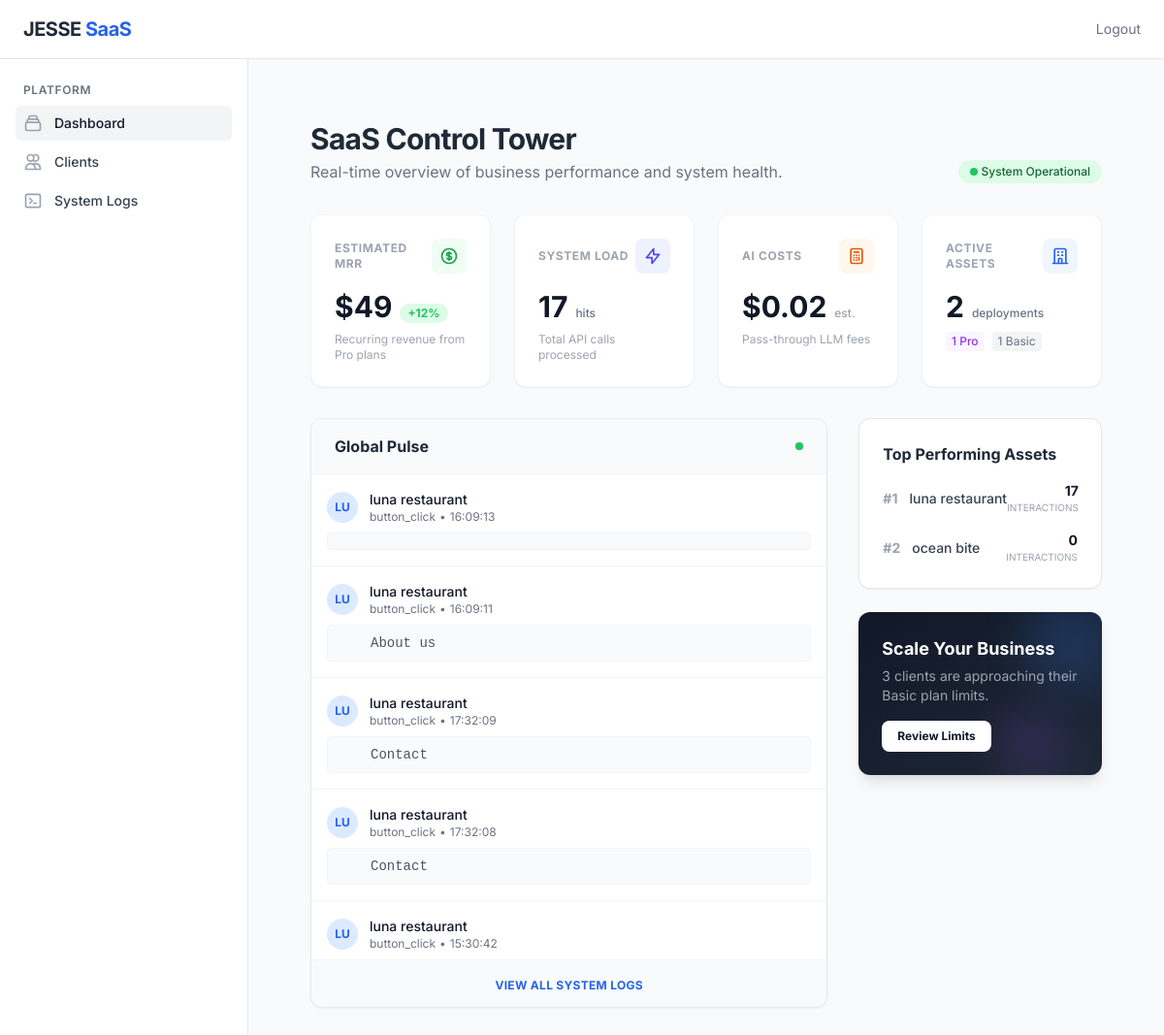
Screenshot of /admin/dashboard (signed in) with the database file from the repository.
### app/models.py (models this page shows, shortened)
class InteractionLog(db.Model):
    __tablename__ = 'interaction_logs'
    id = db.Column(db.Integer, primary_key=True)
    client_id = db.Column(db.Integer, db.ForeignKey('clients.id'), nullable=False)
    interaction_type = db.Column(db.String(50), nullable=False)
    user_query = db.Column(db.Text, nullable=True)
    timestamp = db.Column(db.DateTime, default=datetime.utcnow)

class Client(db.Model):
    __tablename__ = 'clients'
    id = db.Column(db.Integer, primary_key=True)
    public_id = db.Column(db.String(36), unique=True, nullable=False, default=lambda: str(uuid.uuid4()))
    restaurant_name = db.Column(db.String(100), nullable=False)
    plan_type = db.Column(db.String(20), default='basic')
    status = db.Column(db.String(20), default='active')
    theme_color = db.Column(db.String(7), default='#000000')
    created_at = db.Column(db.DateTime, default=datetime.utcnow)
    billing_note = db.Column(db.Text, nullable=True)
    slug = db.Column(db.String(100), unique=True, nullable=True)
    renewal_date = db.Column(db.Date, nullable=True) # Kept for backward compatibility or simple view
    subscription_start = db.Column(db.Date, nullable=True)
    subscription_end = db.Column(db.Date, nullable=True)
    is_maintenance_mode = db.Column(db.Boolean, default=False)
    allowed_domains = db.Column(db.Text, nullable=True) # JSON or comma-separated
    operating_hours = db.Column(db.Text, nullable=True) # JSON structure
    timezone = db.Column(db.String(50), default='UTC')
    privacy_policy_url = db.Column(db.String(255), nullable=True)
    language = db.Column(db.String(50), default='English (US)')
    currency_code = db.Column(db.String(10), default='USD')
    currency_symbol = db.Column(db.String(5), default='$')
    owner_phone = db.Column(db.String(20), nullable=True) # Admin Internal
    owner_email = db.Column(db.String(100), nullable=True) # Admin Internal
    public_phone = db.Column(db.String(20), nullable=True) # Public Reservation
    public_email = db.Column(db.String(100), nullable=True) # Public Enquiry
    address = db.Column(db.Text, nullable=True)
    parking_info = db.Column(db.Text, nullable=True)
    direction_note = db.Column(db.Text, nullable=True)
    maps_url = db.Column(db.String(255), nullable=True)
    delivery_url = db.Column(db.String(255), nullable=True) # Deprecated by delivery_partners
    delivery_partners = db.Column(db.Text, nullable=True) # JSON structure: [{platform, url}]
    instagram_url = db.Column(db.String(255), nullable=True)
    tiktok_url = db.Column(db.String(255), nullable=True)
    youtube_url = db.Column(db.String(255), nullable=True)
    whatsapp_url = db.Column(db.String(255), nullable=True)
    website_url = db.Column(db.String(255), nullable=True)
    font_style = db.Column(db.String(50), default='Modern Sans') # New Field
    widget_position = db.Column(db.String(20), default='right') # right/left
    is_white_labeled = db.Column(db.Boolean, default=False)
    price_includes_tax = db.Column(db.Boolean, default=True)
    payment_method = db.Column(db.String(50), nullable=True) # Admin record
    wifi_ssid = db.Column(db.String(100), nullable=True)
    wifi_password = db.Column(db.String(100), nullable=True)
    review_url = db.Column(db.String(255), nullable=True)
    booking_url = db.Column(db.String(255), nullable=True)
    knowledge_base = db.relationship('KnowledgeBase', backref='client', uselist=False, cascade="all, delete-orphan")
    menu_items = db.relationship('MenuItem', backref='client', lazy='dynamic', cascade="all, delete-orphan")
    logs = db.relationship('InteractionLog', backref='client', lazy='dynamic', cascade="all, delete-orphan")

### app/admin/routes.py (the view)
@bp.route('/dashboard')
def dashboard():
    stats = AnalyticsService.get_dashboard_stats()
    recent_logs = InteractionLog.query.order_by(InteractionLog.timestamp.desc()).limit(15).all()
    top_clients = AnalyticsService.get_top_clients(limit=5)
    return render_template('admin/dashboard.html',
                           stats=stats,
                           recent_logs=recent_logs,
                           top_clients=top_clients,
                           active_page='dashboard')

### app/templates/admin/dashboard.html (shortened to what this page needs)
{% extends "base.html" %}
{% block content %}
<div class="h-full bg-gray-50 p-6 md:p-8 overflow-y-auto">
    <div class="flex justify-between items-end mb-8">
        <div>
            <h1 class="text-3xl font-bold text-gray-800 tracking-tight">SaaS Control Tower</h1>
            <p class="text-gray-500 mt-1">Real-time overview of business performance and system health.</p>
        </div>
        <div class="flex gap-3">
            <span
                class="inline-flex items-center px-3 py-1 rounded-full text-xs font-medium bg-green-100 text-green-800">
                <span class="w-2 h-2 mr-1 bg-green-500 rounded-full animate-pulse"></span>
                System Operational
            </span>
        </div>
    </div>
    <div class="grid grid-cols-1 md:grid-cols-2 lg:grid-cols-4 gap-6 mb-8">
        <div class="bg-white rounded-xl shadow-sm p-6 border border-gray-100 hover:shadow-md transition-shadow">
            <div class="flex items-center justify-between mb-4">
                <h3 class="text-xs font-bold text-gray-400 uppercase tracking-wider">Estimated MRR</h3>
                <span class="p-2 bg-green-50 text-green-600 rounded-lg">
                </span>
            </div>
            <div class="flex items-baseline mb-2">
                <span class="text-3xl font-bold text-gray-900">${{ stats.mrr }}</span>
                <span class="ml-2 text-xs text-green-500 font-bold bg-green-100 px-2 py-0.5 rounded-full">+12%</span>
            </div>
            <p class="text-xs text-gray-400">Recurring revenue from Pro plans</p>
        </div>
        <div class="bg-white rounded-xl shadow-sm p-6 border border-gray-100 hover:shadow-md transition-shadow">
            <div class="flex items-center justify-between mb-4">
                <h3 class="text-xs font-bold text-gray-400 uppercase tracking-wider">System Load</h3>
                <span class="p-2 bg-indigo-50 text-indigo-600 rounded-lg">
                    <svg class="w-5 h-5" fill="none" stroke="currentColor" viewBox="0 0 24 24">
                        <path stroke-linecap="round" stroke-linejoin="round" stroke-width="2"
                            d="M13 10V3L4 14h7v7l9-11h-7z"></path>
                    </svg>
                </span>
            </div>
            <div class="flex items-baseline mb-2">
                <span class="text-3xl font-bold text-gray-900">{{ stats.total_interactions }}</span>
                <span class="ml-2 text-xs text-gray-500 font-medium">hits</span>
            </div>
            <p class="text-xs text-gray-400">Total API calls processed</p>
        </div>
        <div class="bg-white rounded-xl shadow-sm p-6 border border-gray-100 hover:shadow-md transition-shadow">
            <div class="flex items-center justify-between mb-4">
                <h3 class="text-xs font-bold text-gray-400 uppercase tracking-wider">AI Costs</h3>
                <span class="p-2 bg-orange-50 text-orange-600 rounded-lg">
                    <svg class="w-5 h-5" fill="none" stroke="currentColor" viewBox="0 0 24 24">
                        <path stroke-linecap="round" stroke-linejoin="round" stroke-width="2"
                            d="M9 7h6m0 10v-3m-3 3h.01M9 17h.01M9 14h.01M12 14h.01M15 11h.01M12 11h.01M9 11h.01M7 21h10a2 2 0 002-2V5a2 2 0 00-2-2H7a2 2 0 00-2 2v14a2 2 0 002 2z">
                        </path>
                    </svg>
                </span>
            </div>
            <div class="flex items-baseline mb-2">
                <span class="text-3xl font-bold text-gray-900">${{ stats.token_cost }}</span>
                <span class="ml-2 text-xs text-gray-400 font-medium">est.</span>
            </div>
            <p class="text-xs text-gray-400">Pass-through LLM fees</p>
        </div>
        <div class="bg-white rounded-xl shadow-sm p-6 border border-gray-100 hover:shadow-md transition-shadow">
            <div class="flex items-center justify-between mb-4">
                <h3 class="text-xs font-bold text-gray-400 uppercase tracking-wider">Active Assets</h3>
                <span class="p-2 bg-blue-50 text-blue-600 rounded-lg">
                    <svg class="w-5 h-5" fill="none" stroke="currentColor" viewBox="0 0 24 24">
                        <path stroke-linecap="round" stroke-linejoin="round" stroke-width="2"
                            d="M19 21V5a2 2 0 00-2-2H7a2 2 0 00-2 2v16m14 0h2m-2 0h-5m-9 0H3m2 0h5M9 7h1m-1 4h1m4-4h1m-1 4h1m-5 10v-5a1 1 0 011-1h2a1 1 0 011 1v5m-4 0h4">
                        </path>
                    </svg>
                </span>
            </div>
            <div class="flex items-baseline mb-2">
                <span class="text-3xl font-bold text-gray-900">{{ stats.total_clients }}</span>
                <span class="ml-2 text-xs text-gray-500 font-medium">deployments</span>
            </div>
            <div class="flex gap-2 text-xs">
                <span class="text-purple-600 bg-purple-50 px-1.5 py-0.5 rounded font-medium">{{ stats.pro_clients }}
                    Pro</span>
                <span class="text-gray-500 bg-gray-100 px-1.5 py-0.5 rounded">{{ stats.basic_clients }} Basic</span>
            </div>
        </div>
    </div>
    <div class="grid grid-cols-1 lg:grid-cols-3 gap-8">
        <div class="lg:col-span-2">
            <div class="bg-white rounded-xl shadow-sm border border-gray-200 overflow-hidden">
                <div class="px-6 py-4 border-b border-gray-100 bg-gray-50 flex justify-between items-center">
                    <h3 class="font-bold text-gray-800">Global Pulse</h3>
                    <span class="flex h-2 w-2">
                        <span class="relative inline-flex rounded-full h-2 w-2 bg-green-500"></span>
                    </span>
                </div>
                <div class="divide-y divide-gray-100 max-h-[500px] overflow-y-auto">
                    {% for log in recent_logs %}
                    <div class="p-4 hover:bg-gray-50 transition-colors group">
                        <div class="flex items-start justify-between">
                            <div class="flex items-center gap-3">
                                <div
                                    class="w-8 h-8 rounded-full bg-blue-100 text-blue-600 flex items-center justify-center font-bold text-xs shrink-0">
                                    {{ log.client.restaurant_name[:2].upper() }}
                                </div>
                                <div>
                                    <p class="text-sm font-medium text-gray-900">{{ log.client.restaurant_name }}</p>
                                    <p class="text-xs text-gray-500 flex items-center gap-1">
                                        {{ log.interaction_type }}
                                        <span>&bull;</span>
                                        {{ log.timestamp.strftime('%H:%M:%S') }}
                                    </p>
                                </div>
                            </div>
                        </div>
                        <div
                            class="mt-2 pl-11 text-sm text-gray-600 font-mono bg-gray-50 p-2 rounded border border-gray-100 truncate">
                            {{ log.user_query }}
                        </div>
                    </div>
                    {% else %}
                    <div class="p-8 text-center text-gray-500 text-sm">Waiting for incoming traffic...</div>
                    {% endfor %}
                </div>
                <div class="bg-gray-50 px-6 py-3 border-t border-gray-100 text-center">
                    <a href="{{ url_for('admin.system_logs') }}"
                        class="text-xs font-bold text-blue-600 hover:text-blue-800 uppercase tracking-wide">View All
                        System Logs</a>
                </div>
            </div>
        </div>
        <div class="space-y-6">
            <div class="bg-white rounded-xl shadow-sm border border-gray-200 p-6">
                <h3 class="font-bold text-gray-800 mb-4">Top Performing Assets</h3>
                <div class="space-y-4">
                    {% for client in top_clients %}
                    <div class="flex items-center justify-between">
                        <div class="flex items-center gap-3">
                            <span class="text-gray-400 font-bold text-sm">#{{ loop.index }}</span>
                            <a href="{{ url_for('admin.client_hub', client_id=client.id) }}"
                                class="text-sm font-medium text-gray-700 hover:text-blue-600 truncate max-w-[120px]">
                                {{ client.restaurant_name }}
                            </a>
                        </div>
                        <div class="text-right">
                            <span class="block text-sm font-bold text-gray-900">{{ client.interaction_count }}</span>
                            <span class="block text-[10px] text-gray-400 uppercase">Interactions</span>
                        </div>
                    </div>
                    {% endfor %}
                </div>
            </div>
            <div
                class="bg-gradient-to-br from-gray-900 to-gray-800 rounded-xl shadow-lg p-6 text-white relative overflow-hidden">
                <div class="relative z-10">
                    <h3 class="font-bold text-lg mb-1">Scale Your Business</h3>
                    <p class="text-gray-400 text-sm mb-4">3 clients are approaching their Basic plan limits.</p>
                    <button
                        class="bg-white text-gray-900 text-xs font-bold px-4 py-2 rounded-lg hover:bg-gray-100 transition-colors">
                        Review Limits
                    </button>
                </div>
                <div class="absolute top-0 right-0 -mt-4 -mr-4 w-24 h-24 bg-blue-500 rounded-full opacity-20 blur-xl">
                </div>
                <div class="absolute bottom-0 right-10 w-16 h-16 bg-purple-500 rounded-full opacity-20 blur-xl"></div>
            </div>
        </div>
    </div>
</div>
{% endblock %}

### rows the page displays
InteractionLog: client "LU", client.restaurant_name "luna restaurant", interaction_type "button_click", timestamp "16:09:13"
InteractionLog: client "LU", client.restaurant_name "luna restaurant", interaction_type "button_click", timestamp "16:09:11", user_query "About us"
InteractionLog: client "LU", client.restaurant_name "luna restaurant", interaction_type "button_click", timestamp "17:32:09", user_query "Contact"
InteractionLog: client "LU", client.restaurant_name "luna restaurant", interaction_type "button_click", timestamp "17:32:08", user_query "Contact"
InteractionLog: client "LU", client.restaurant_name "luna restaurant", interaction_type "button_click", timestamp "15:30:42"
Client: restaurant_name "luna restaurant", interaction_count "17"
Client: restaurant_name "ocean bite", interaction_count "0"

### other values shown
{{ stats.mrr }} "49"
{{ stats.total_interactions }} "17"
{{ stats.token_cost }} "0.02"
{{ stats.total_clients }} "2"
{{ stats.pro_clients }} "1"
{{ stats.basic_clients }} "1"
